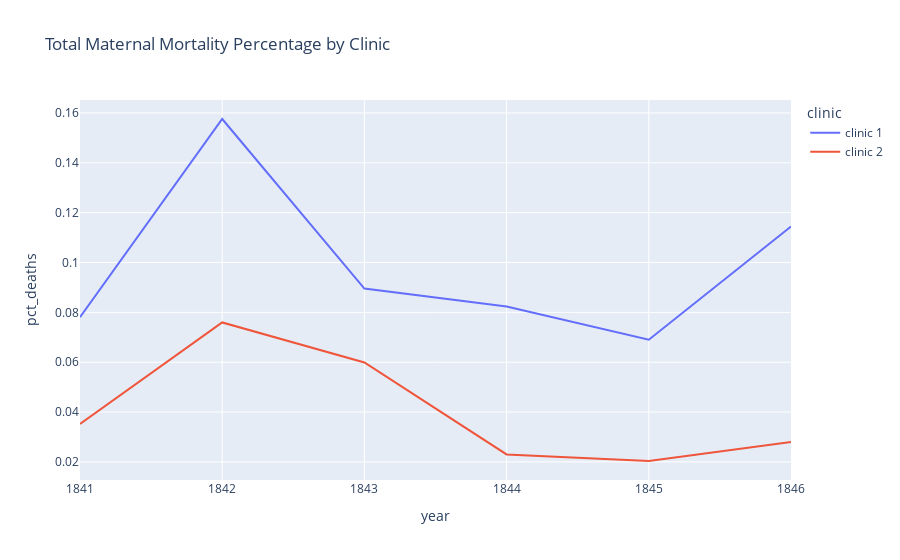

Notebook code cell kept with this figure:
### Markdown cell above
### Plotting the Proportion of Yearly Deaths by Clinic

### Code cell
line = px.line(df_yearly, 
               x='year', 
               y='pct_deaths',
               color='clinic',
               title='Total Maternal Mortality Percentage by Clinic')
 
line.show()

### Figure 1 — Plotly figure (JSON) as saved in the notebook; plotly's stock layout.template omitted (floating-point values rounded to 4 significant figures)
{"data": [{"hovertemplate": "clinic=clinic 1<br>year=%{x}<br>pct_deaths=%{y}<extra></extra>", "legendgroup": "clinic 1", "line": {"color": "#636efa", "dash": "solid"}, "marker": {"symbol": "circle"}, "mode": "lines", "name": "clinic 1", "orientation": "v", "showlegend": true, "type": "scatter", "x": [1841, 1842, 1843, 1844, 1845, 1846], "xaxis": "x", "y": [0.07806, 0.1576, 0.08954, 0.08236, 0.06901, 0.1145], "yaxis": "y"}, {"hovertemplate": "clinic=clinic 2<br>year=%{x}<br>pct_deaths=%{y}<extra></extra>", "legendgroup": "clinic 2", "line": {"color": "#EF553B", "dash": "solid"}, "marker": {"symbol": "circle"}, "mode": "lines", "name": "clinic 2", "orientation": "v", "showlegend": true, "type": "scatter", "x": [1841, 1842, 1843, 1844, 1845, 1846], "xaxis": "x", "y": [0.03522, 0.07597, 0.05988, 0.023, 0.02036, 0.02797], "yaxis": "y"}], "layout": {"legend": {"title": {"text": "clinic"}, "tracegroupgap": 0}, "title": {"text": "Total Maternal Mortality Percentage by Clinic"}, "xaxis": {"anchor": "y", "domain": [0, 1], "title": {"text": "year"}}, "yaxis": {"anchor": "x", "domain": [0, 1], "title": {"text": "pct_deaths"}}}}
